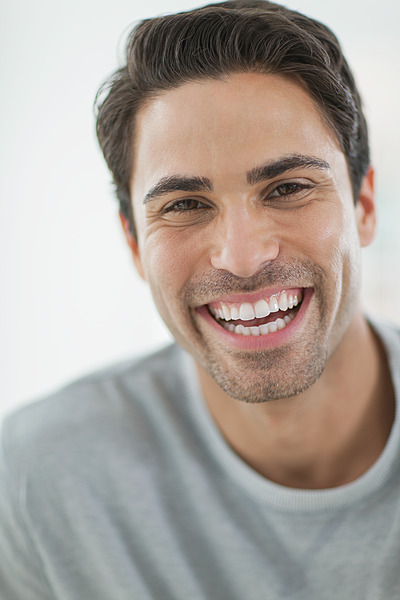
#> input picture smiling_face.jpg, 400 x 600 px
$ jupyter execute --allow-errors smile_detection.ipynb
#> lines starting #> are read from the running program, lines starting #| are printed output that depends on the picture
[cell 1]
# importing all required libraries
from imutils import paths
import cv2
import numpy as np
import pandas as pd
import matplotlib.pyplot as plt
import seaborn as sns
from tensorflow.keras.preprocessing.image import img_to_array
from tensorflow.keras.applications.resnet50 import ResNet50
from tensorflow.keras.applications import VGG16, ResNet152V2, Xception, InceptionResNetV2
from tensorflow.keras.utils import to_categorical
from tensorflow.keras.optimizers import SGD
from keras.layers import Flatten, Dense, AveragePooling2D, Dropout, Input, BatchNormalization, Conv2D, Activation, MaxPooling2D
from tensorflow.keras.optimizers import Adam
from keras.models import Model, Sequential
from sklearn.model_selection import train_test_split
from sklearn.metrics import classification_report

# dataset path
input_dir = "SMILEsmileD"
imagePaths = sorted(list(paths.list_images(input_dir)))

[cell 2]
# looping thorugh all the image paths and storing the NumPy arrays of each image
# Determining the class names from the file path
image_data = []
labels = []

for path in imagePaths:
    image = cv2.imread(path)
    image = img_to_array(image)
    image_data.append(image)

    label = path.split("\\")[-3]
    if label == "negatives":
        label = "not smiling"
    else:
        label = "smiling"
    labels.append(label)

# Converting image data to numpy array
image_data = np.asarray(image_data) / 255.0

[cell 3]
# Class Distribution
df = pd.DataFrame(labels, columns=["Labels"])
counts = df["Labels"].value_counts()
plt.figure(figsize=(12,4))
#> (the rest of this cell did not finish here and is left out)

[cell 4]
# Converting labels to numericals
from sklearn.preprocessing import LabelEncoder

lencoder = LabelEncoder()
lencoder.fit(labels)
#> (the rest of this cell did not finish here and is left out)

#> (a cell that did not finish here is left out)

#> (a cell that did not finish here is left out)

# ResNet50

#> (a cell that did not finish here is left out)

#> (a cell that did not finish here is left out)

#> (a cell that did not finish here is left out)

#> (a cell that did not finish here is left out)

[cell 11]
# Haar Cascadde to detect faces in a given custom images
detector = cv2.CascadeClassifier("haarcascade_frontalface_default.xml")
# Testing smiling face
input_image = cv2.imread("smiling_face.jpg")
#> input_image is the input picture: shape (600, 400, 3); mean B, G, R 157.3, 164.1, 172.9
input_image = cv2.resize(input_image, (300, 300))
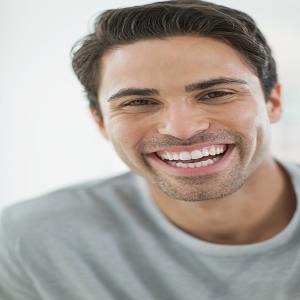
#> input_image: shape (300, 300, 3); mean B, G, R 157.3, 164.2, 173

detects = detector.detectMultiScale(input_image, scaleFactor=1.1, minNeighbors=5, minSize=(30, 30), flags=cv2.CASCADE_SCALE_IMAGE)
#> detects = [[86, 27, 184, 184]]
#> (the rest of this cell did not finish here and is left out)
